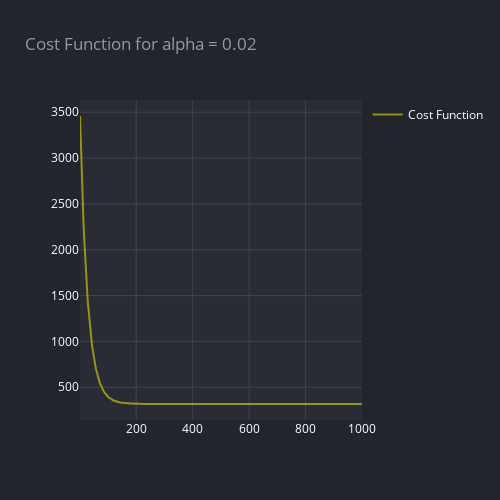

Notebook code cell kept with this figure:
### Code cell
# set the parameter size
m = len(X)

# set the learning rate
alpha = 0.02

# set max iterations
iterations = 1000

# create the initial theta values
thetas = np.ones(2)

# add a column of 1's to a new X matrix
X = np.ones((m, 2))
X[:,1] = x[:,0]

cost_function(thetas, X, y, m)

thetas_new, j_history = gradient_descent(thetas, X, y, m, alpha, iters=iterations)

x_axis = np.linspace(1, iterations, iterations)
render(
    go.Figure(
        data = [ scatter(x_axis, j_history, 'Cost Function')]
    ),
    title='Cost Function for alpha = {}'.format(alpha)
)

### Figure 1 — Plotly figure (JSON) as saved in the notebook; plotly's stock layout.template omitted (floating-point values rounded to 4 significant figures; data arrays with more than 128 entries replaced by an {"elided": "..."} marker saying what was removed)
{"data": [{"marker": {"color": "yellow", "size": 3}, "mode": "lines", "name": "Cost Function", "opacity": 0.5, "type": "scatter", "x": {"elided": "1000 int values"}, "y": {"elided": "1000 float values"}}], "layout": {"height": 500, "legend": {"font": {"color": "#ffffff"}}, "paper_bgcolor": "#22252B", "plot_bgcolor": "#292C34", "showlegend": true, "title": {"font": {"color": "#9398A4"}, "text": "Cost Function for alpha = 0.02"}, "width": 500, "xaxis": {"autorange": true, "gridcolor": "#3F434F", "range": [1, 1000], "tickfont": {"color": "#ffffff"}, "title": {"font": {"color": "#ffffff"}}, "type": "linear", "zeroline": false}, "yaxis": {"autorange": true, "gridcolor": "#3F434F", "range": [142.3, 3633.0], "tickfont": {"color": "#ffffff"}, "title": {"font": {"color": "#ffffff"}}, "type": "linear", "zeroline": false}}}
